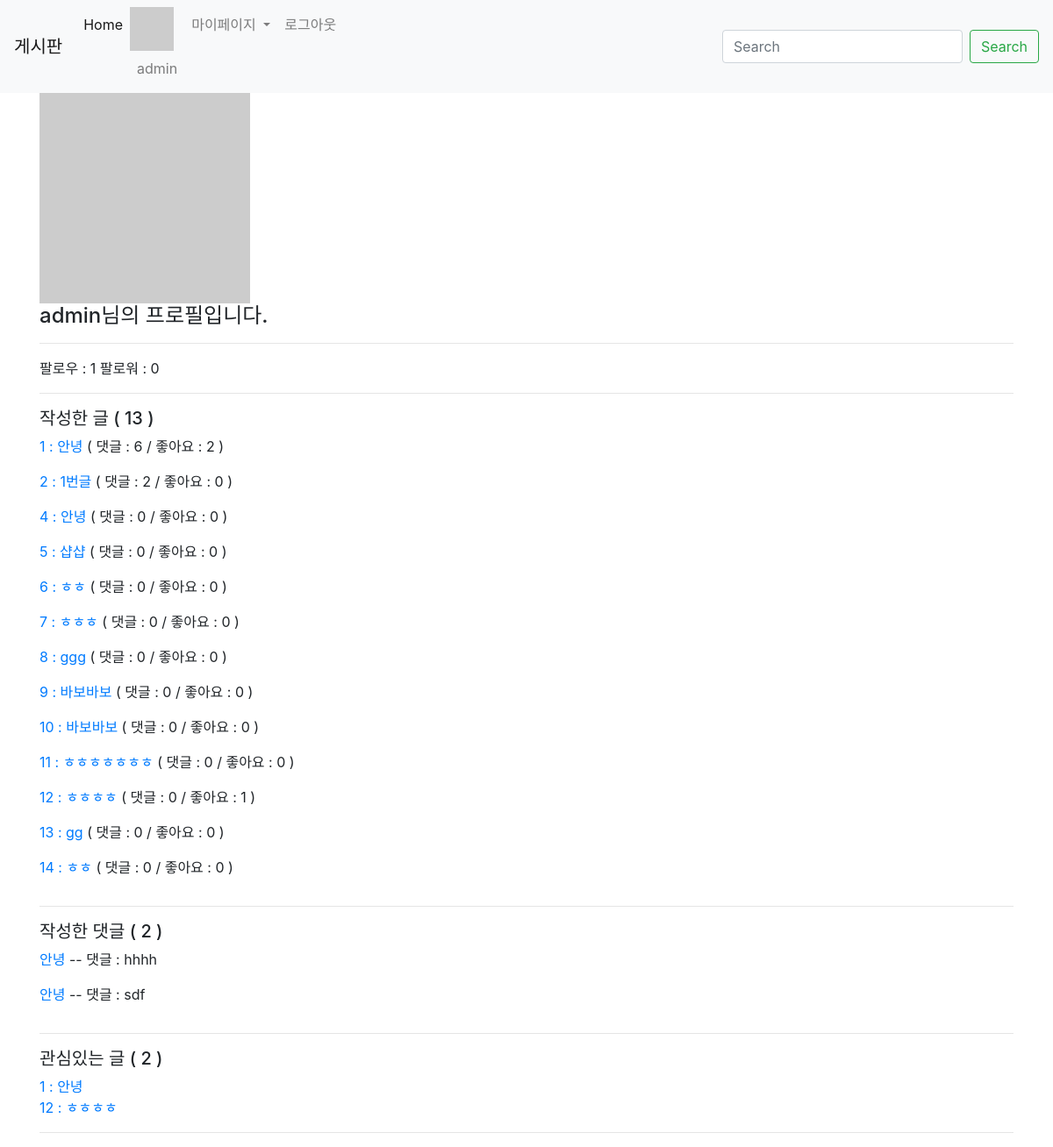
Page /accounts/1/profile/ (signed in) on the earlier database version.
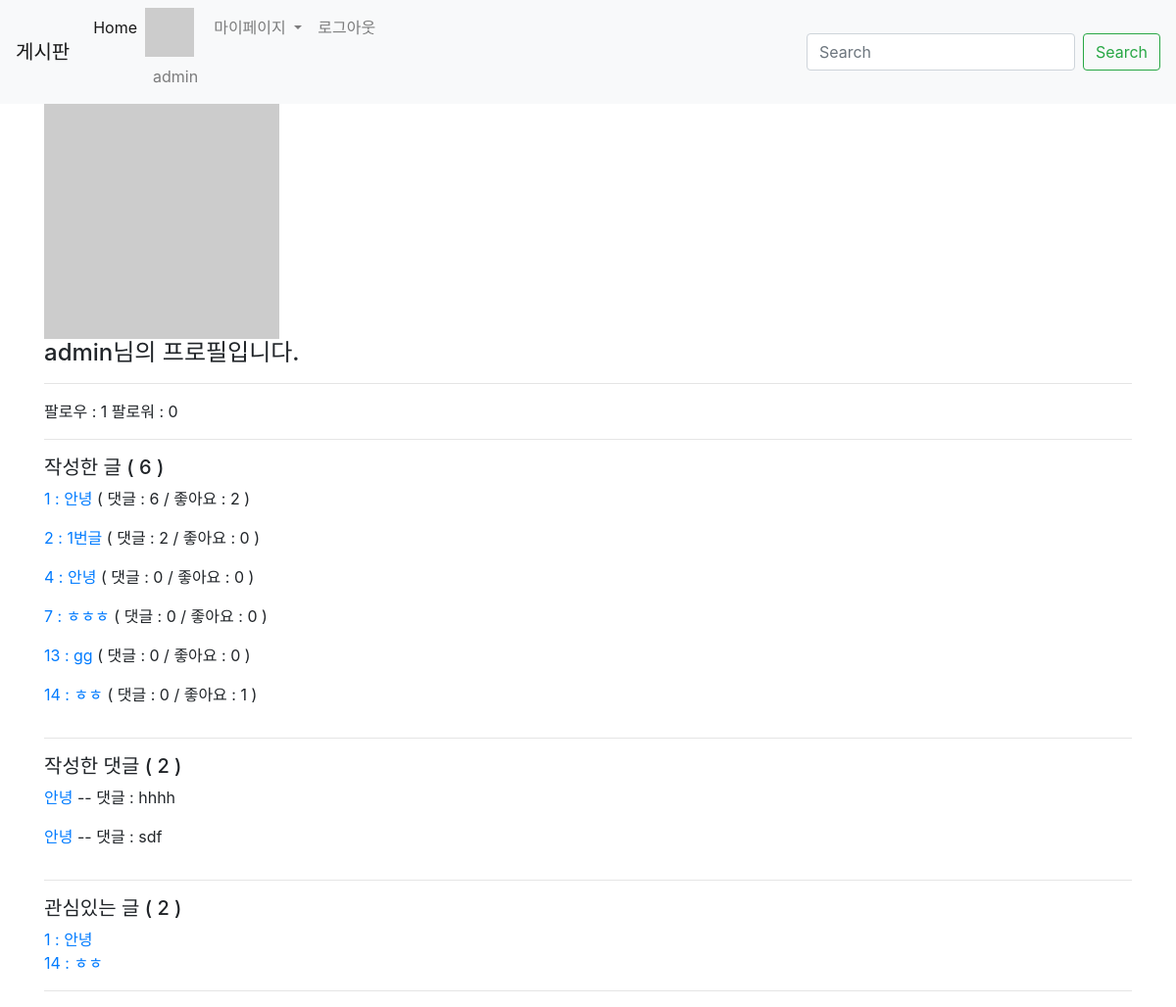
Same page on the later database version.
### accounts/models.py (models this page shows)
class User(AbstractUser):
    followings = models.ManyToManyField(
        settings.AUTH_USER_MODEL, related_name='followers', blank=True)

### articles/models.py (models this page shows, shortened)
class Article(models.Model):
    title = models.CharField(max_length=10)
    content = models.TextField()
    image = models.ImageField(blank=True)
    image_thumbnail = ImageSpecField(
        processors=[ResizeToFit(300, 300)],
        format='JPEG',
        options={'quality': 80}
    )
    created_at = models.DateTimeField(auto_now_add=True)
    updated_at = models.DateTimeField(auto_now=True)
    user = models.ForeignKey(settings.AUTH_USER_MODEL, on_delete=models.CASCADE)    # 참조 : https://docs.djangoproject.com/en/2.2/topics/auth/customizing/
    like_users = models.ManyToManyField(settings.AUTH_USER_MODEL, related_name='like_articles', blank=True)
    hashtags = models.ManyToManyField(HashTag, blank=True)

class Comment(models.Model):
    content = models.CharField(max_length=140)
    created_at = models.DateTimeField(auto_now_add=True)
    article = models.ForeignKey(Article, on_delete=models.CASCADE)
    user = models.ForeignKey(settings.AUTH_USER_MODEL, on_delete=models.CASCADE)

### accounts/views.py (the view)
# urls.py: path('<int:account_pk>/profile/', views.profile, name='profile'),
def profile(request, account_pk):
    User = get_user_model()
    user_profile = get_object_or_404(User, pk=account_pk)
    context = {
        'user_profile': user_profile
    }
    return render(request, 'accounts/profile.html', context)

### articles/templatetags/gravatar.py (called while the page is built)
@register.filter
def makehash(user):
    email = user.email
    social_user = user.socialaccount_set.all().first() # 프로필이 없으면 오류 발생하므로 [0]이 아닌 .first()로 저장
    if social_user:
        return social_user.extra_data.get('properties').get('profile_image')
    return 'https://www.gravatar.com/avatar/' + hashlib.md5(email.strip().lower().encode('utf-8')).hexdigest() + "?d=mp"

### accounts/templates/accounts/profile.html (shortened to what this page needs)
{% extends 'articles/base.html' %}
{% load bootstrap4 %}
{% load gravatar %}
{% block body %}
    <h4 class="d-inlin-block"><img src="{{ user_profile|makehash }}" alt="" style="height:30vh;"><br>{{user_profile.username}}님의 프로필입니다.</h4>
    <hr>
    <p>팔로우 : {{user_profile.followings.all.count}} 팔로워 : {{user_profile.followers.all.count}}</p>
    <hr>
    <h5>작성한 글 ( {{user_profile.article_set.count}} )</h5>
    {% for article in user_profile.article_set.all %}
        <a href="{% url 'articles:detail' article.pk %}" class="d-inline-block">{{article.pk}} : {{article.title}}</a>
        <p class="d-inline-block"> ( 댓글 : {{article.comment_set.count}}   / 좋아요 : {{article.like_users.all.count}} )</p><br>
    {% endfor %}
    <hr>
    {% if user_profile == user %}
        <h5>작성한 댓글 ( {{user_profile.comment_set.count}} )</h5>
        {% for comment in user.comment_set.all %}
            <a href="{% url 'articles:detail' comment.article_id %}" class="d-inline-block">{{comment.article.title}}</a>
            <p class="d-inline-block"> -- 댓글 : {{comment.content}}</p>
            <br>
        {% endfor %}
        <hr>
        <h5>관심있는 글 ( {{user.like_articles.count}} )</h5>
        {% for article in user.like_articles.all %}
            <a href="{% url 'articles:detail' article.pk %}">{{article.pk}} : {{article.title}}</a>
            <br>
        {% endfor %}
        <hr>
    {% endif %}
{% endblock %}

### articles/templates/_navbar.html (shortened to what this page needs)
<nav class="navbar navbar-expand-lg navbar-light bg-light">
    <a class="navbar-brand" href="{% url 'articles:index' %}">게시판</a>
    <div class="collapse navbar-collapse" id="navbarSupportedContent">
      <ul class="navbar-nav mr-auto">
        <li class="nav-item active">
          <a class="nav-link" href="{% url 'articles:index' %}">Home <span class="sr-only">(current)</span></a>
        </li>
        {% if user.is_authenticated %}
        <li class="nav-item">
          {% load gravatar %}
          <img src="{{ user|makehash }} " alt="" style="width: 50px; height: 50px;">
          <a class="nav-link" href="{% url 'accounts:profile' user.pk%}"> {{user.username}}</a>
        </li>
        <li class="nav-item dropdown">
          <a class="nav-link dropdown-toggle" href="#" id="navbarDropdown" role="button" data-toggle="dropdown" aria-haspopup="true" aria-expanded="false">
            마이페이지
          </a>
        </li>
        <li class="nav-item">
          <a class="nav-link" href="{% url 'accounts:logout' %}"> 로그아웃</a>
        </li>
        {% endif %}
      </ul>
      <form class="form-inline my-2 my-lg-0">
        <input class="form-control mr-sm-2" type="search" placeholder="Search" aria-label="Search">
        <button class="btn btn-outline-success my-2 my-sm-0" type="submit">Search</button>
      </form>
    </div>
  </nav>

Differences in the rows shown:
removed Article: pk "5", title "샵샵", comment_set.count "0", like_users.all.count "0", shown under "작성한 글 ( 13 )"
removed Article: pk "6", title "ㅎㅎ", comment_set.count "0", like_users.all.count "0", shown under "작성한 글 ( 13 )"
removed Article: pk "8", title "ggg", comment_set.count "0", like_users.all.count "0", shown under "작성한 글 ( 13 )"
removed Article: pk "9", title "바보바보", comment_set.count "0", like_users.all.count "0", shown under "작성한 글 ( 13 )"
removed Article: pk "10", title "바보바보", comment_set.count "0", like_users.all.count "0", shown under "작성한 글 ( 13 )"
removed Article: pk "11", title "ㅎㅎㅎㅎㅎㅎㅎ", comment_set.count "0", like_users.all.count "0", shown under "작성한 글 ( 13 )"
removed Article: pk "12", title "ㅎㅎㅎㅎ", comment_set.count "0", like_users.all.count "1"
changed User "admin": article_set.count "13" → "6"
now on one of the page's lists (row unchanged): Article: pk "14", title "ㅎㅎ"
computed for Article "ㅎㅎ": like_users.all.count "0" → "1"
